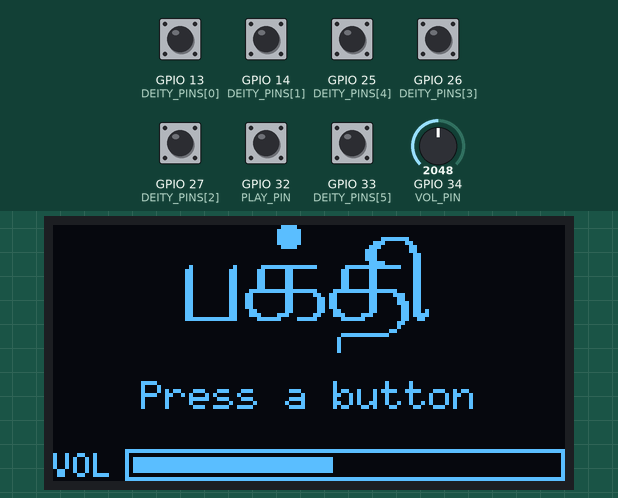
Bench run of a sketch on a simulated ESP32. Parts: 128×64 one-colour display. Inputs (shaded band) come from the test bench; at power-on: GPIO 13 (DEITY_PINS[0]), GPIO 14 (DEITY_PINS[1]), GPIO 25 (DEITY_PINS[4]), GPIO 26 (DEITY_PINS[3]), GPIO 27 (DEITY_PINS[2]), GPIO 32 (PLAY_PIN), GPIO 33 (DEITY_PINS[5]) HIGH, GPIO 34 (VOL_PIN) = 2048 (analog values on the 0–4095 scale). The audio player accepts every command and is not drawn; what the sketch prints to the serial monitor is not drawn.

Above: at 6.0 s.
6.1 s: GPIO 13 (DEITY_PINS[0]) pulled LOW for 0.15 s
At 7.3 s:
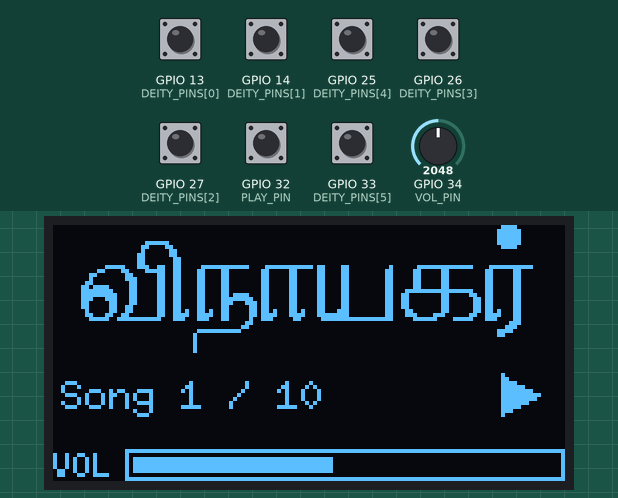
7.7 s: GPIO 14 (DEITY_PINS[1]) pulled LOW for 0.15 s
At 8.8 s:
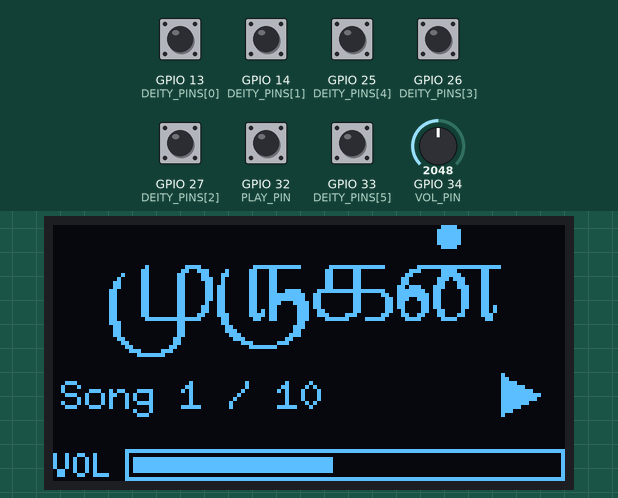
9.3 s: GPIO 25 (DEITY_PINS[4]) pulled LOW for 0.15 s
At 10.0 s:
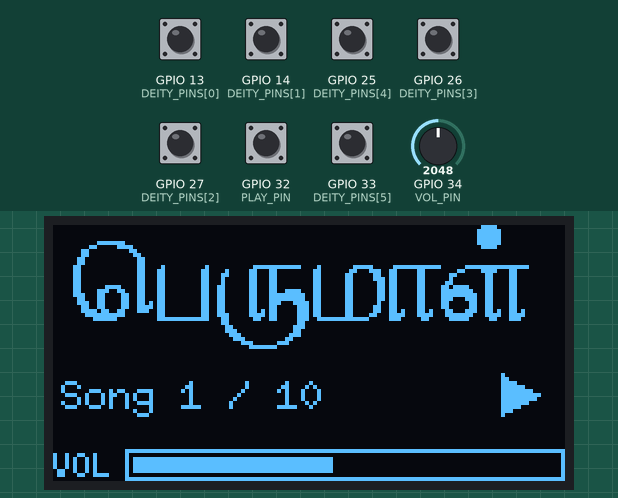
10.9 s: GPIO 26 (DEITY_PINS[3]) pulled LOW for 0.15 s
At 11.2 s:
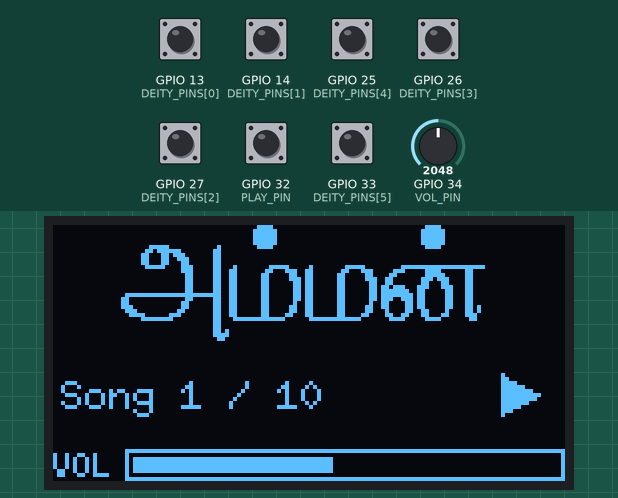
12.5 s: GPIO 27 (DEITY_PINS[2]) pulled LOW for 0.15 s
At 13.6 s:
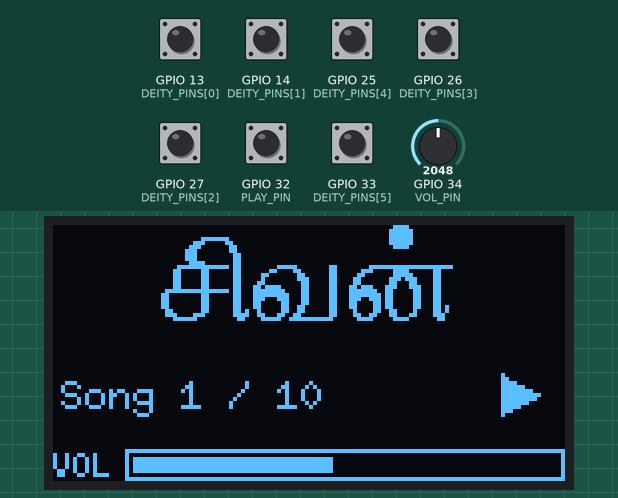
14.1 s: GPIO 32 (PLAY_PIN) pulled LOW for 0.15 s
At 15.0 s:
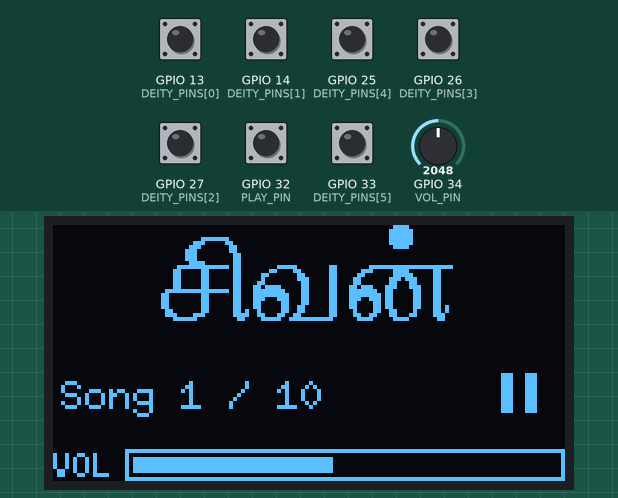
Timing chart, 0 to 16.7 s (numbered marks = the images above; inputs shaded):
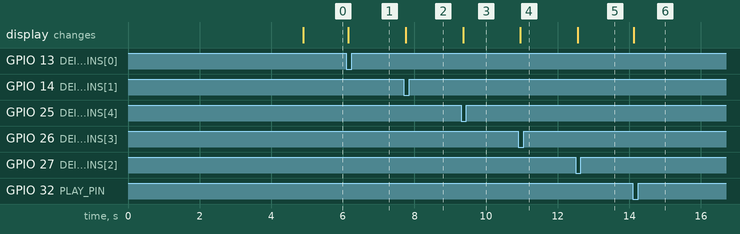

The sketch:

sketch_oct31a.ino
```cpp
// Tamil Devotional Player - ESP32 + DFPlayer Mini + PAM8403 + 1.3" OLED
// Stage 6: buttons + volume knob + OLED with Tamil deity names
//
// Libraries: DFRobotDFPlayerMini, U8g2 (by olikraus)
// Keep tamil_names.h in the SAME folder as this .ino file.
//
// Wiring:
//   ESP32 P17 --[1k]--> DFPlayer RX (pin 2)
//   ESP32 P16 <-------- DFPlayer TX (pin 3)
//   ESP32 GND --------> blue (-) rail
//   Buttons: one leg -> pin, diagonal leg -> blue (-) rail
//     P13 Vinayagar (01)  P14 Murugan (02)  P27 Sivan (03)
//     P26 Amman (04)      P25 Perumal (05)  P33 Ayyappan (06)
//     P32 Play / Pause    -- NEVER use P12 or P0
//   Volume knob (10k): left -> 3V3, middle -> P34, right -> GND
//   OLED: VCC -> 3V3, GND -> blue rail, SCL -> P22, SDA -> P21

#include <DFRobotDFPlayerMini.h>
#include <U8g2lib.h>
#include <Wire.h>
#include "tamil_names.h"

HardwareSerial dfSerial(2);
DFRobotDFPlayerMini player;

// 1.3" OLED (SH1106). For a 0.96" SSD1306 use:
// U8G2_SSD1306_128X64_NONAME_F_HW_I2C oled(U8G2_R0, U8X8_PIN_NONE);
U8G2_SH1106_128X64_NONAME_F_HW_I2C oled(U8G2_R0, U8X8_PIN_NONE);

const uint8_t DEITY_PINS[6] = {13, 14, 27, 26, 25, 33};
const char* NAMES[6] = {"Vinayagar", "Murugan", "Sivan", "Amman", "Perumal", "Ayyappan"};
const uint8_t PLAY_PIN = 32;
const uint8_t VOL_PIN = 34;
const int MAX_VOL = 25;          // 0-30; raise once you have proper speakers

int folderCount[7];              // songs in folders 01..06 (-1 = unknown)
int curFolder = 0;               // 0 = nothing playing yet
int curSong = 0;
bool paused = false;
int curVol = -1;

bool lastState[7];               // 0-5 deity buttons, 6 = play/pause
unsigned long lastPress = 0;
unsigned long songStart = 0;
unsigned long lastVolCheck = 0;

// screen state
bool screenDirty = true;
const char* message = nullptr;   // short message shown for a few seconds
unsigned long messageUntil = 0;

// ---------------- Display ----------------

void showMessage(const char* msg, unsigned long ms = 2000) {
  message = msg;
  messageUntil = millis() + ms;
  screenDirty = true;
}

void drawCentered(const char* text, int y) {
  int w = oled.getStrWidth(text);
  oled.drawStr((128 - w) / 2, y, text);
}

void drawScreen() {
  oled.clearBuffer();

  // Top: Tamil name (or "பக்தி" before anything is chosen)
  const unsigned char* bmp = (curFolder > 0) ? DEITY_BITMAPS[curFolder - 1] : NAME_BAKTHI;
  oled.drawXBMP(0, 0, NAME_W, NAME_H, bmp);

  // Middle line: song number / message, plus play-pause icon
  oled.setFont(u8g2_font_6x10_tf);
  if (message && millis() < messageUntil) {
    drawCentered(message, 46);
  } else if (curFolder == 0) {
    drawCentered("Press a button", 46);
  } else {
    char buf[20];
    if (folderCount[curFolder] > 0) snprintf(buf, sizeof(buf), "Song %d / %d", curSong, folderCount[curFolder]);
    else                            snprintf(buf, sizeof(buf), "Song %d", curSong);
    oled.drawStr(2, 46, buf);

    if (paused) {                               // pause icon: two bars
      oled.drawBox(112, 37, 3, 10);
      oled.drawBox(118, 37, 3, 10);
    } else {                                    // play icon: triangle
      oled.drawTriangle(112, 37, 112, 47, 121, 42);
    }
  }

  // Bottom: volume bar
  oled.setFont(u8g2_font_5x7_tf);
  oled.drawStr(0, 63, "VOL");
  oled.drawFrame(18, 56, 110, 8);
  int v = curVol < 0 ? 0 : curVol;
  oled.drawBox(20, 58, (106 * v) / MAX_VOL, 4);

  oled.sendBuffer();
  screenDirty = false;
}

// ---------------- Player ----------------

bool pressed(int idx, uint8_t pin) {
  bool now = digitalRead(pin) == LOW;
  bool fire = now && !lastState[idx] && (millis() - lastPress > 200);
  lastState[idx] = now;
  if (fire) lastPress = millis();
  return fire;
}

void playSong(int f, int s) {
  curFolder = f;
  curSong = s;
  paused = false;
  songStart = millis();
  player.playFolder(f, s);
  Serial.printf("%s: folder %02d, song %03d\n", NAMES[f - 1], f, s);
  screenDirty = true;
}

void nextSong() {
  int s = curSong + 1;
  if (folderCount[curFolder] > 0 && s > folderCount[curFolder]) s = 1;
  playSong(curFolder, s);
}

int readKnob() {
  long sum = 0;
  for (int i = 0; i < 8; i++) sum += analogRead(VOL_PIN);
  return map(sum / 8, 0, 4095, 0, MAX_VOL);
}

void updateVolume() {
  int v = readKnob();
  if (v == curVol) return;
  if (curVol >= 0 && abs(v - curVol) == 1) {   // ignore jitter at a step boundary
    delay(5);
    if (readKnob() != v) return;
  }
  curVol = v;
  player.volume(curVol);
  Serial.printf("Volume: %d\n", curVol);
  screenDirty = true;
}

// ---------------- Setup / Loop ----------------

void setup() {
  Serial.begin(115200);

  Wire.begin(21, 22);                          // SDA = P21, SCL = P22
  oled.begin();
  oled.clearBuffer();
  oled.drawXBMP(0, 0, NAME_W, NAME_H, NAME_BAKTHI);
  oled.setFont(u8g2_font_6x10_tf);
  drawCentered("Starting...", 52);
  oled.sendBuffer();

  dfSerial.begin(9600, SERIAL_8N1, 16, 17);
  for (int i = 0; i < 6; i++) pinMode(DEITY_PINS[i], INPUT_PULLUP);
  pinMode(PLAY_PIN, INPUT_PULLUP);
  analogReadResolution(12);

  delay(2000);
  Serial.println("Checking DFPlayer...");
  if (!player.begin(dfSerial, true, true)) {
    Serial.println("DFPlayer NOT RESPONDING - check P16/P17 and GND");
    oled.clearBuffer();
    oled.setFont(u8g2_font_6x10_tf);
    drawCentered("DFPlayer not found", 28);
    drawCentered("Check wiring/SD card", 44);
    oled.sendBuffer();
    while (true) delay(1000);
  }
  Serial.println("DFPlayer OK!");
  updateVolume();
  delay(500);

  for (int f = 1; f <= 6; f++) {
    int c = -1;
    for (int tries = 0; tries < 3 && c < 0; tries++) {
      delay(300);
      c = player.readFileCountsInFolder(f);
    }
    folderCount[f] = c;
    if (c < 0) Serial.printf("Folder %02d (%s): count unknown (will still try)\n", f, NAMES[f - 1]);
    else       Serial.printf("Folder %02d (%s): %d songs\n", f, NAMES[f - 1], c);
  }
  Serial.println("Ready - press a button");
  screenDirty = true;
}

void loop() {
  // Volume knob
  if (millis() - lastVolCheck > 200) {
    lastVolCheck = millis();
    updateVolume();
  }

  // Deity buttons
  for (int i = 0; i < 6; i++) {
    if (pressed(i, DEITY_PINS[i])) {
      int f = i + 1;
      Serial.printf("Button %s pressed\n", NAMES[i]);
      if (folderCount[f] == 0) {
        Serial.printf("Folder %02d is empty\n", f);
        curFolder = f; curSong = 0;
        showMessage("No songs in folder");
        continue;
      }
      if (f == curFolder && curSong > 0) nextSong();
      else playSong(f, 1);
    }
  }

  // Play / Pause
  if (pressed(6, PLAY_PIN)) {
    if (curFolder == 0 || curSong == 0) {
      showMessage("Choose a deity first");
    } else if (paused) {
      player.start();
      paused = false;
      Serial.println("Resume");
      screenDirty = true;
    } else {
      player.pause();
      paused = true;
      Serial.println("Pause");
      screenDirty = true;
    }
  }

  // DFPlayer events
  if (player.available()) {
    uint8_t type = player.readType();
    int value = player.read();
    if (type == DFPlayerPlayFinished && !paused && curSong > 0
        && millis() - songStart > 2000) {
      nextSong();
    } else if (type == DFPlayerError && curSong > 0) {
      Serial.printf("DFPlayer error %d\n", value);
      if (curSong > 1) playSong(curFolder, 1);  // ran past the last song -> back to 1
      else showMessage("Song file not found");
    }
  }

  // Clear an expired message
  if (message && millis() >= messageUntil) {
    message = nullptr;
    screenDirty = true;
  }

  if (screenDirty) drawScreen();
}
```

Source omitted: tamil_names.h (data table, 24033 bytes)

Measured:
- after the input at 6.1 s, the display: changes after 0.06 s (image 1)
- after the input at 7.7 s, the display: changes after 0.06 s (image 2)
- after the input at 9.3 s, the display: changes after 0.06 s (image 3)
- after the input at 10.9 s, the display: changes after 0.06 s (image 4)
- after the input at 12.5 s, the display: changes after 0.06 s (image 5)
- after the input at 14.1 s, the display: changes at once (image 6)
